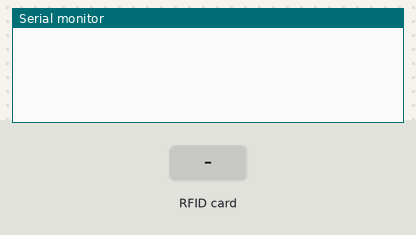
The sketch below on a simulated Arduino Uno, built with avr-gcc and run on an emulated ATmega328P. On the bench: the last lines printed to the serial monitor. Inputs (shaded band) come from the test bench.

Above: at 1.2 s.
1.3 s: RFID card C1 2F D6 2E held to the reader
At 1.9 s:
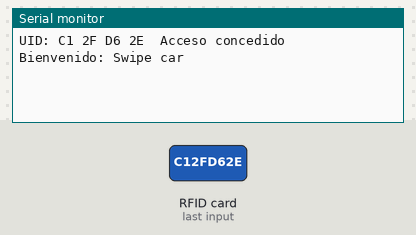
2.8 s: RFID card AF 4A D2 A1 held to the reader
At 3.3 s:
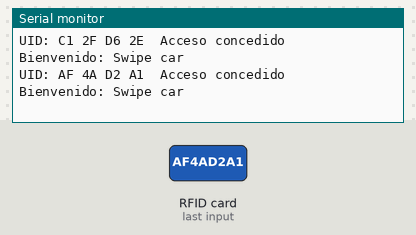
4.3 s: RFID card 79 C7 00 7F held to the reader
At 5.5 s:
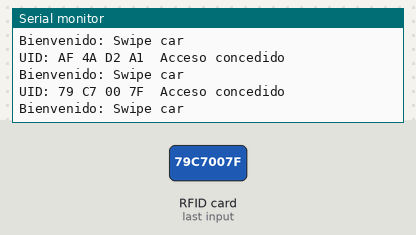
5.8 s: RFID card 5E 7A 19 C4 held to the reader
At 7.1 s:
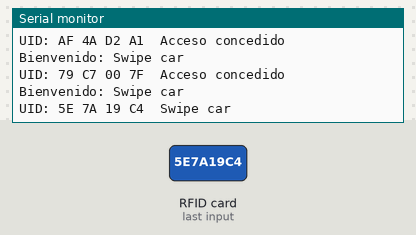

The sketch:

rfid.ino
```cpp
#include <SPI.h>
#include <MFRC522.h>

// Hash variables
#define HASH_SIZE 8
#define ARRAY_SIZE 4

#define RST_PIN  9			// pin de reset
#define SS_PIN  10			// pin de slave select

MFRC522 mfrc522(SS_PIN, RST_PIN);	//
byte LecturaUID[4]; 				// UID read

//Protoypes:
unsigned int hashing(byte key[ARRAY_SIZE]);
bool search(byte lectura[ARRAY_SIZE]);

//Users node structure
typedef struct userInfo
{
  byte UID[ARRAY_SIZE];
  String username;
  char access_level[10];
  struct userInfo *next;
} userInfo;

userInfo users[4];
userInfo *hashtable[HASH_SIZE];


void setup()
{
  Serial.begin(9600);
  SPI.begin();				// inicializa bus SPI
  mfrc522.PCD_Init();			// inicializa modulo lector

  //Register users:
  // TODO: Crear variables temporales para UID's
  const byte key1[ARRAY_SIZE] = {0xC1, 0x2F, 0xD6, 0x2E};
  const byte key2[ARRAY_SIZE] = {0xAF, 0x4A, 0xD2, 0xA1};
  const byte key3[ARRAY_SIZE] = {0x79, 0xC7, 0x00, 0x7F}; // correct user
  const byte key4[ARRAY_SIZE] = {0x79, 0xC7, 0x00, 0x6F};

  memcpy(users[0].UID, key1, 4);
  memcpy(users[1].UID, key2, 4);
  memcpy(users[2].UID, key3, 4);
  memcpy(users[3].UID, key4, 4);

  users[0].username = "Pedro";
  users[1].username = "Jesus";
  users[2].username = "Karina";
  users[3].username = "Sr. Stark";

  int size = sizeof(users) / sizeof(users[0]);
  for (int i = 0; i < size; i++)
  {
    int hash;
    hash = hashing(users[i].UID);

    //Create a node
    userInfo *u = (userInfo *)malloc(sizeof(userInfo)); //Type casting - malloc retorna un generic pointer
    if (u == NULL){
      Serial.println("Can't assing memory!");
      free(u);
      return;
    }

    memcpy((*u).UID, users[i].UID, 4);
    (*u).username = users[i].username;
    u->next = NULL;

    if (hashtable[hash] == NULL){
        hashtable[hash] = u;
    } else {
        u->next = hashtable[hash];
        hashtable[hash] = u;
    }
  }

}

void loop() {

  if ( ! mfrc522.PICC_IsNewCardPresent())		// si no hay una tarjeta presente
    return;						// retorna al loop esperando por una tarjeta

  if ( ! mfrc522.PICC_ReadCardSerial()) 		// si no puede obtener datos de la tarjeta
    return;						// retorna al loop esperando por otra tarjeta

  Serial.print("UID:");				// muestra texto UID:
  for (byte i = 0; i < mfrc522.uid.size; i++)
  {
    // bucle recorre de a un byte por vez el UID
    if (mfrc522.uid.uidByte[i] < 0x10)
    {		// si el byte leido es menor a 0x10
      Serial.print(" 0");				// imprime espacio en blanco y numero cero
    }
    else{						// sino
      Serial.print(" ");				// imprime un espacio en blanco
    }
    Serial.print(mfrc522.uid.uidByte[i], HEX);   	// imprime el byte del UID leido en hexadecimal
    LecturaUID[i]=mfrc522.uid.uidByte[i];   	// almacena en array el byte del UID leido
  }

  Serial.print("\t");   			// imprime un espacio de tabulacion


  bool search_state = search(LecturaUID);
  if (search_state)
  {
      Serial.println("Acceso concedido");
      Serial.print("Bienvenido: ");

      //Bucket index
      //Serial.print("Found on: ");
      //Serial.println(hash);
  }

  mfrc522.PICC_HaltA();  		// detiene comunicacion con tarjeta
  Serial.println("Swipe car");


  /*
  Free all the memory
  for (int j = 0; j < HASH_SIZE; j++)
  {
    freeMemory(hashtable[j]);
  }
  hashtable[i] = NULL
  */
}


// Hashing function
unsigned int hashing(byte key[ARRAY_SIZE])
{
  int acumulado = 0;
  unsigned int hashcode = 0;
  for (int i = 0; i < ARRAY_SIZE; i++)
  {
    acumulado += key[i] * (i+1);
  }

  hashcode = acumulado % HASH_SIZE;
  return hashcode;
}


//Search function
bool search(byte lectura[ARRAY_SIZE])
{
  // Hashing
  int hash = hashing(lectura);
  userInfo *ptr;
  ptr = hashtable[hash];
  bool flag = false;

  // Search in hash table
  while (ptr != NULL)
  {
    int size_UID = sizeof(ptr->UID);
    if (ARRAY_SIZE == size_UID)
    {
      if (memcmp(lectura, ptr->UID, sizeof(ptr->UID)) == 0) //compare bytes
      {
        flag = true;
        return flag;
      }
    }
    else {
      Serial.println("Not the same size");
      return flag;
    }
    ptr = ptr->next;
  }
  return flag; //false
}

void countUsers()
{
  userInfo *p;
  int users;

  for (int i = 0; i < HASH_SIZE; i++){
    users = 0;
    p = hashtable[i];
    while (p != NULL){
      users++;
      p= p->next;
    }
    Serial.print("Bucket: ");
    Serial.print(i);
    Serial.print("\t");
    Serial.print("Users:");
    Serial.println(users);
  }
  return;
}
```

Measured:
- after the input at 1.3 s, the serial monitor: prints a new line at once (image 1)
- after the input at 2.8 s, the serial monitor: prints a new line at once (image 2)
- after the input at 4.3 s, the serial monitor: prints a new line at once (image 3)
- after the input at 5.8 s, the serial monitor: prints a new line at once (image 4)
